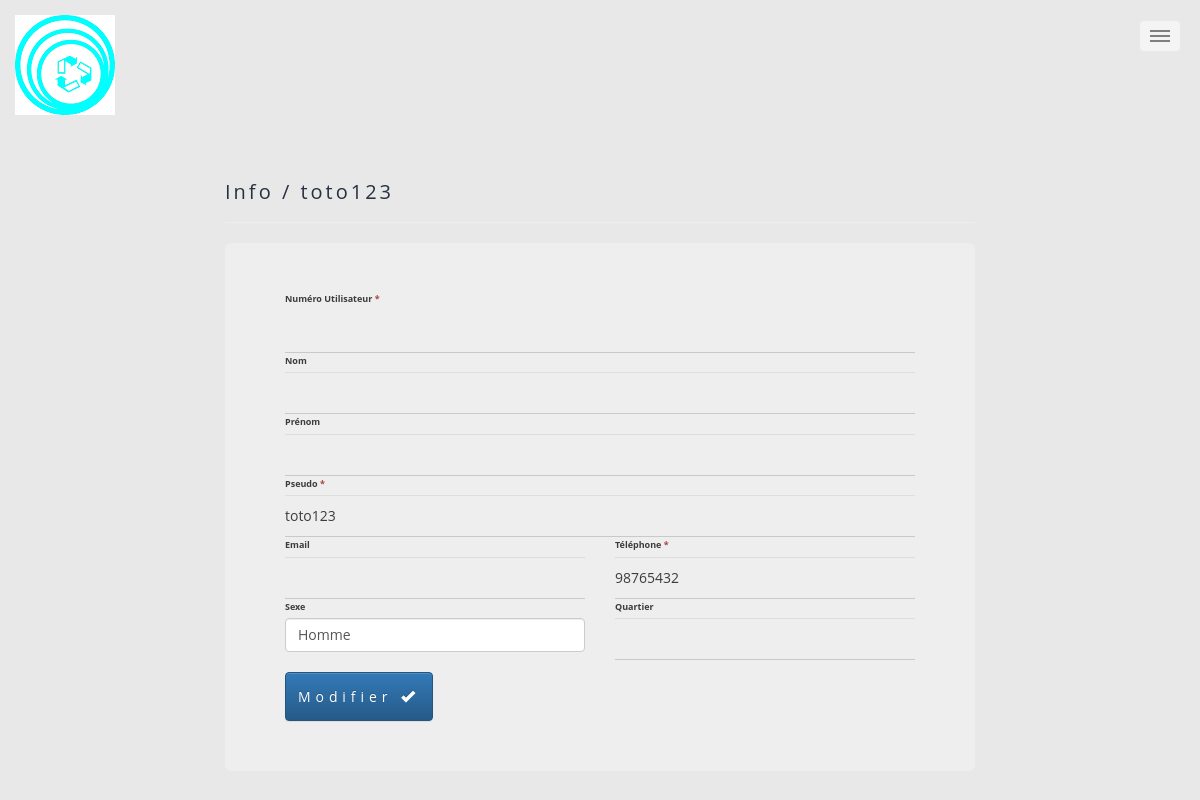
/modifier.php?id=8, run on an earlier commit of the app's database.
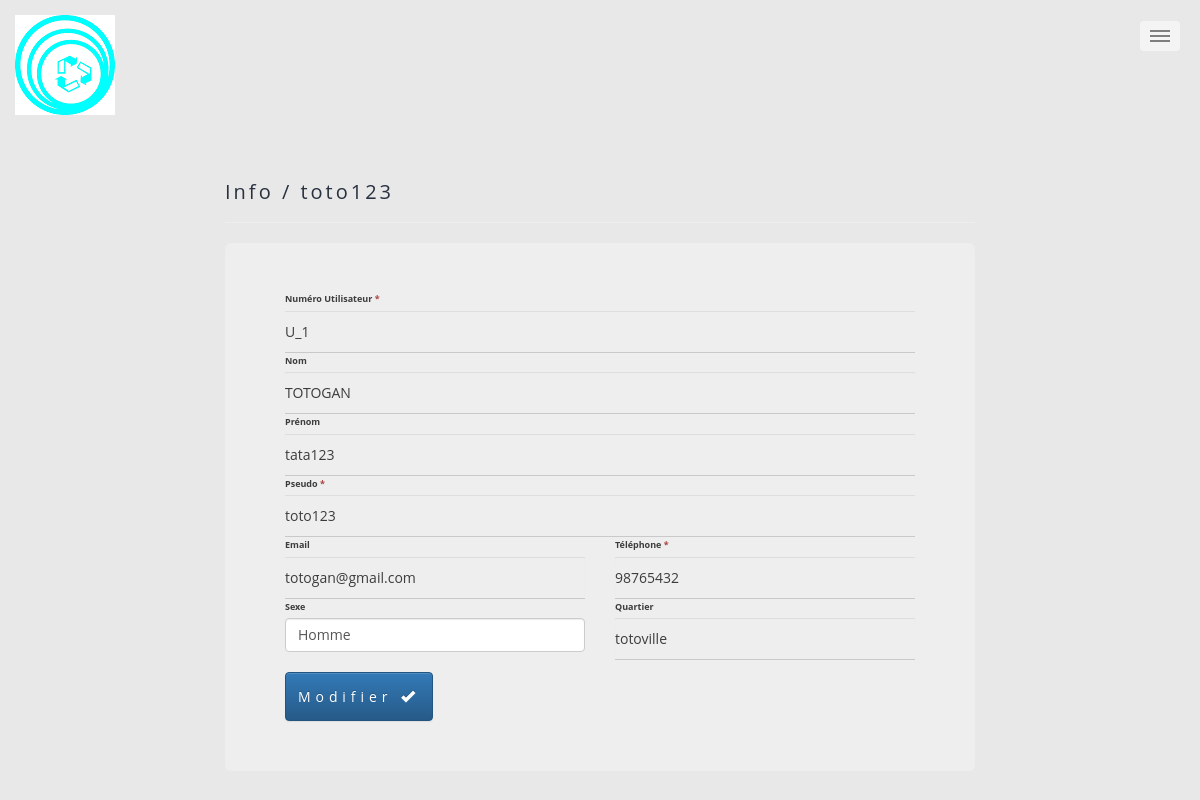
And on a later commit of the database.
### tables this page shows
CREATE TABLE `utilisateur` (
  `id` int(11) NOT NULL,
  `U_num` varchar(5) NOT NULL,
  `nom` varchar(60) NOT NULL,
  `prenom` varchar(50) NOT NULL,
  `pseudo` varchar(25) NOT NULL,
  `mdp` varchar(50) NOT NULL,
  `email` varchar(255) DEFAULT NULL,
  `telephone` varchar(12) NOT NULL,
  `sexe` varchar(10) NOT NULL,
  `quartier` varchar(100) NOT NULL,
  `date_inscription` datetime NOT NULL DEFAULT CURRENT_TIMESTAMP ON UPDATE CURRENT_TIMESTAMP,
  `nb_kit` int(11) NOT NULL DEFAULT '0',
  `isUser` int(1) NOT NULL DEFAULT '0'
);

### modifier.php (called while the page is built, shortened)
<?php
require 'includes/fonctions.php';
if (!empty($_GET['id'])) {
	$id = (int)$_GET['id'];
	$rec = $db->prepare('SELECT * FROM utilisateur WHERE id = ?');
	$rec->execute(array($id));
	$data = $rec->fetch();
	$U_num = $data['U_num'];
	$nom = $data['nom'];
	$prenom = $data['prenom'];
	$pseudo = $data['pseudo'];
	$email = $data['email'];
	$telephone = $data['telephone'];
	$quartier = $data['quartier'];
}
include 'views/modifier.view.php';
?>

### views/modifier.view.php (the view, shortened to what this page needs)
<?php include 'partials/_header.php';?>
<body>
  <?php include 'partials/_nav_2.php';?>
  <div class="container">
    <div class="row">
     <article class="col-xs-8 col-xs-offset-2 maincontent">
      <header class="page-header">
       <h2 class="page-title"> Info / <?=$pseudo?> </h2>
     </header>
     <div class="jumbotron">
      <form method="post" action="">
        <div class="top-margin">
          <label for="U_num">Numéro Utilisateur <span class="text-danger">*</span></label>
          <input type="text" class="form-control" name="U_num" id="U_num" required="required" value="<?=$U_num?>">
        </div>
        <div class="top-margin">
          <label for="nom">Nom </label>
          <input type="text" class="form-control" name="nom" id="nom" value="<?=$nom?>">
        </div>
        <div class="top-margin">
          <label for="prenom">Prénom </label>
          <input type="text" class="form-control" name="prenom" id="prenom" value="<?=$prenom?>">
        </div>
        <div class="top-margin">
          <label for="prenom">Pseudo <span class="text-danger">*</span></label>
          <input type="text" class="form-control" name="pseudo" id="pseudo" required="required" value="<?=$pseudo?>">
        </div>
        <div class="row top-margin">
          <div class="col-sm-6">
            <label for="fonction">Email </label>
            <input type="text" class="form-control" name="email" id="email" value="<?=$email?>">
          </div>
          <div class="col-sm-6">
            <div class="form-group">
              <label for="prenom">Téléphone <span class="text-danger">*</span></label>
              <input type="text" class="form-control" name="telephone" id="telephone" required="required" value="<?=$telephone?>">
            </div>
          </div>
        </div>
        <div class="row top-margin">
          <div class="col-sm-6">
            <div class="form-group">
              <label for="sexe">Sexe </label>
              <select class="form-control" name="sexe" id="sexe">
                <option value="Homme" selected="selected">Homme</option>
              </select>
            </div>
          </div>
          <div class="col-sm-6">
            <label for="fonction">Quartier </label>
            <input type="text" class="form-control" name="quartier" id="quartier" value="<?=$quartier?>">
          </div>
        </div>
        <hr>
        <div class="row">
          <div class="form-group col-sm-2 col-xs-2">
            <button type="submit" class="btn btn-primary" name="submit">Modifier <span class="glyphicon glyphicon-ok"></span></button>
          </div>
        </div>
      </form>
    </div>
  </article>
</div>
</div>
</body>
</html>

What changed in the data, as far as the page shows it:
changed utilisateur "toto123": U_num (not shown) → "U_1"; nom (not shown) → "TOTOGAN"; prenom (not shown) → "tata123"; email (not shown) → "totogan@gmail.com"; quartier (not shown) → "totoville"
